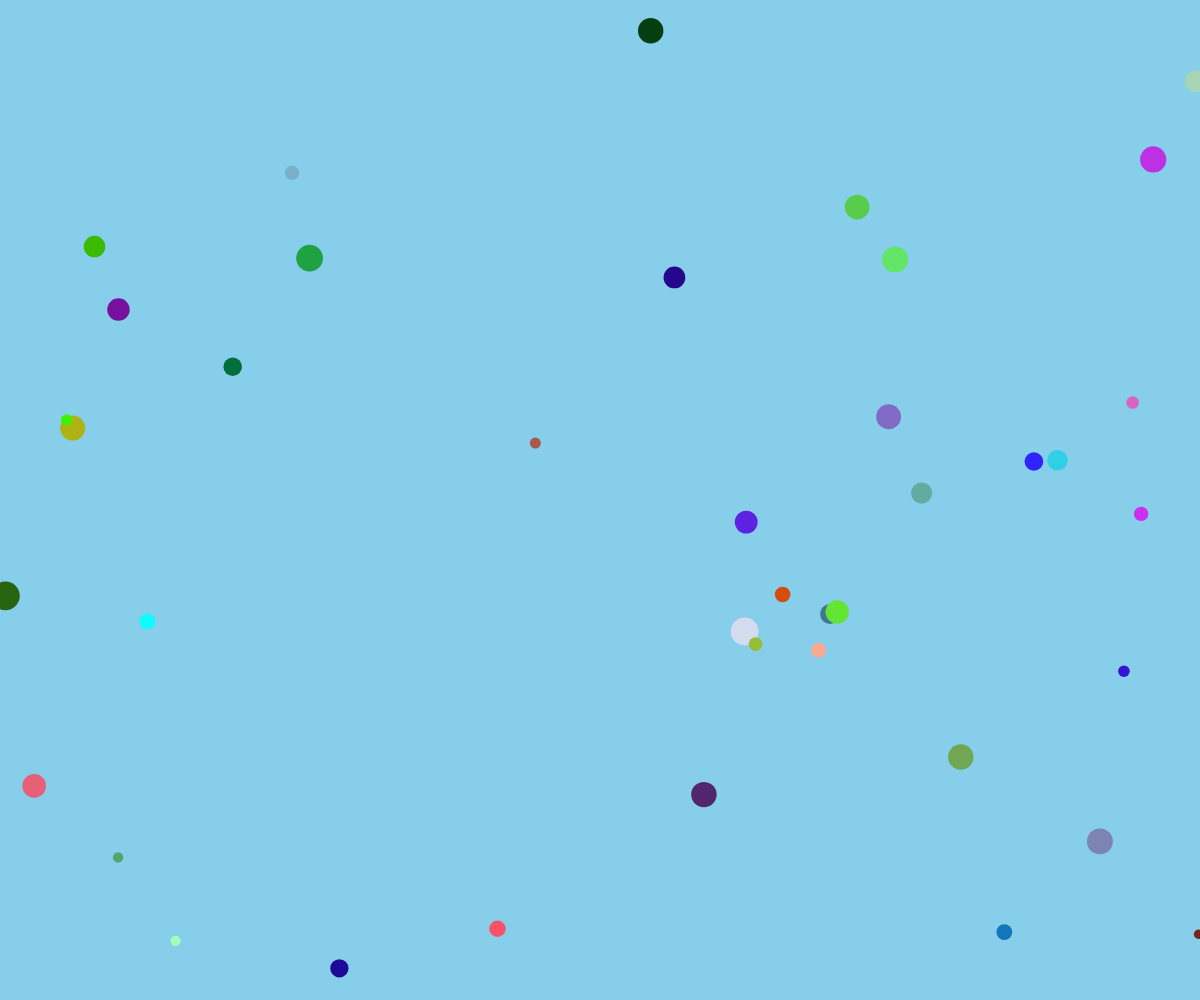
Frame 1 (no input)
Frame 60 (no input): identical to frame 1, image omitted
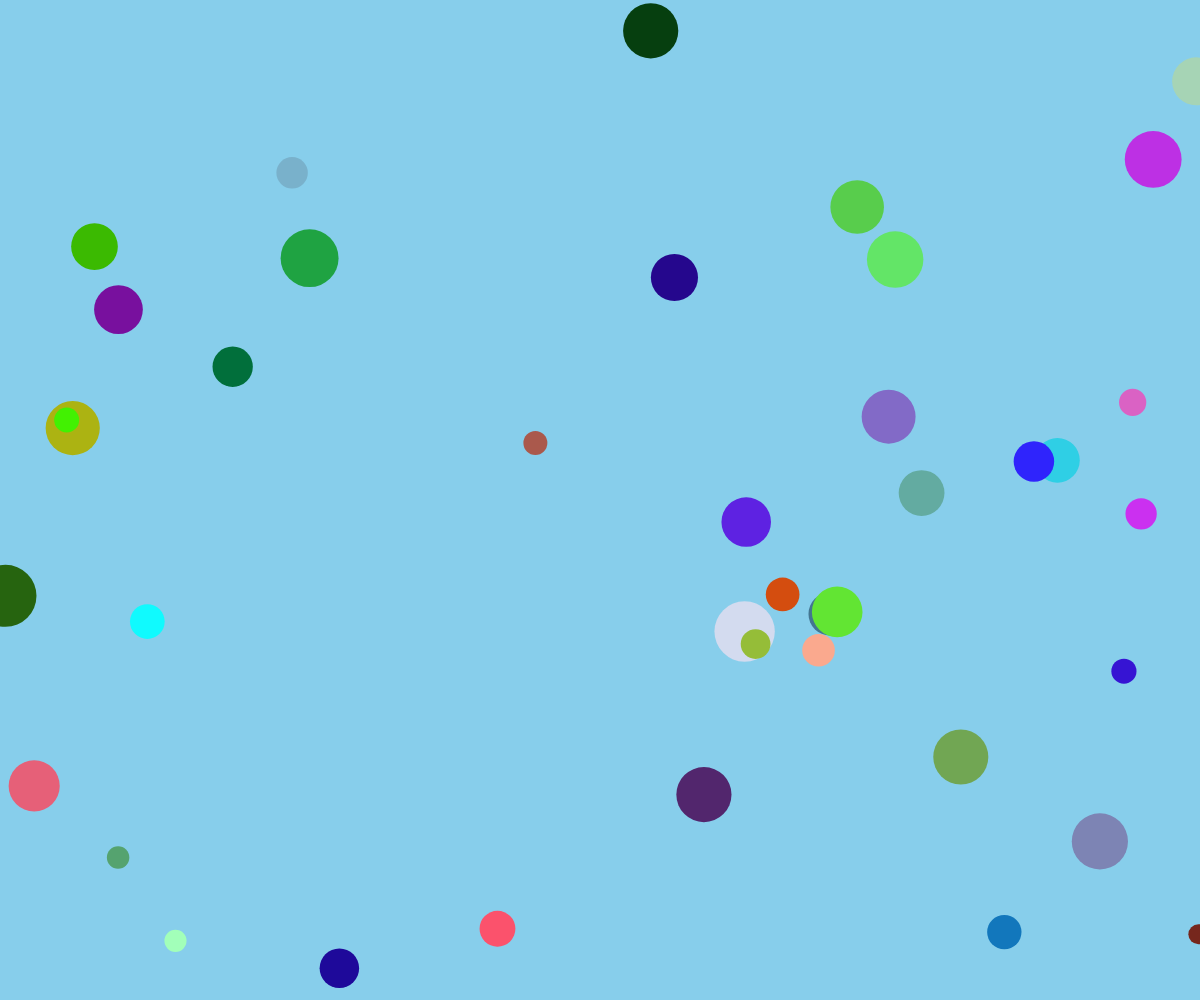
Frame 120 (the mouse pressed at the canvas centre since frame 60)

The p5.js sketch that drew these frames (run headless with seeded random() and noise() and a simulated clock; from frame 60 on, the mouse is pressed at the canvas centre):

// p5.js sketch
// ── sketch.js
let circles = [];
const circleCount = 40;

function setup() {
  createCanvas(windowWidth, windowHeight); // 全視窗畫布
  background('skyblue'); // 背景顏色設為天藍色

  // 初始化圓的資料
  for (let i = 0; i < circleCount; i++) {
    circles.push({
      x: random(width),
      y: random(height),
      radius: random(30, 100), // 初始大小 30 到 100
      color: color(random(255), random(255), random(255)) // 隨機鮮豔顏色
    });
  }
}

function draw() {
  background('skyblue'); // 每次重繪背景

  // 根據滑鼠位置計算大小比例
  let scaleFactor = map(mouseX, 0, width, 0.3, 1.0);

  // 繪製圓
  for (let circle of circles) {
    fill(circle.color);
    noStroke();
    ellipse(circle.x, circle.y, circle.radius * scaleFactor); // 動態改變大小
  }
}

function windowResized() {
  resizeCanvas(windowWidth, windowHeight); // 畫布隨視窗大小調整
}

// ── style.css
html, body {
  margin: 0;
  padding: 0;
  height: 100%;
  overflow: hidden;
}

canvas {
  position: absolute;
  top: 0;
  left: 0;
  z-index: 0; /* 最底層 */
}

nav {
  position: absolute;
  top: 10px;
  right: 10px;
  z-index: 2; /* 最上層 */
}

.menu {
  list-style: none;
  margin: 0;
  padding: 0;
  display: flex;
  gap: 20px;
  background-color: rgba(0, 0, 0, 0.2);
  border-radius: 5px;
  padding: 5px 10px;
}

.menu li {
  position: relative;
}

.menu a {
  text-decoration: none;
  color: white;
  font-size: 18px;
  font-family: 'Microsoft JhengHei', Arial, sans-serif;
  font-weight: bold;
  padding: 5px 10px;
  border-radius: 5px;
  transition: color 0.3s, background-color 0.3s;
}

.menu a:hover {
  color: deeppink;
  background-color: lightgray;
}

.submenu {
  list-style: none;
  margin: 0;
  padding: 0;
  position: absolute;
  top: 100%;
  left: 0;
  background-color: rgba(0, 0, 0, 0.8);
  border-radius: 5px;
  display: none;
}

.submenu li {
  padding: 5px 10px;
}

.submenu a {
  color: white;
  font-size: 16px;
}

.dropdown:hover .submenu {
  display: block;
}

#content-frame {
  position: absolute;
  top: 10%;
  left: 10%;
  width: 80%;
  height: 80%;
  background-color: rgba(255, 255, 255, 0.2); /* 背景透明度為 0.2 */
  z-index: 1; /* 第二層 */
  border: none;
}
